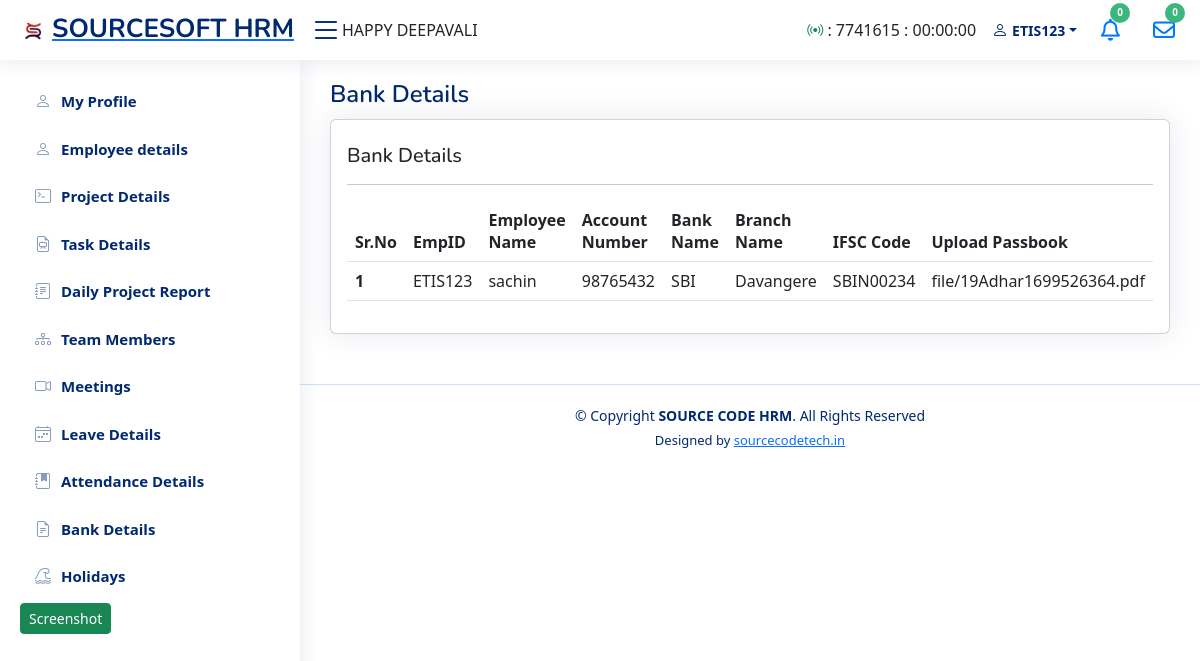
The app's page /sourcesoft/employee_dashboard/emp_bank.php (signed in) with its own data.
### tables this page shows
CREATE TABLE `notice` (
  `id` int(11) NOT NULL,
  `notice` varchar(500) NOT NULL
);

CREATE TABLE `emp_details` (
  `id` int(90) NOT NULL,
  `fname` varchar(100) NOT NULL,
  `empid` varchar(50) NOT NULL,
  `email` varchar(50) NOT NULL,
  `phno` varchar(12) NOT NULL,
  `username` varchar(50) NOT NULL,
  `pass` varchar(50) NOT NULL,
  `department` varchar(50) NOT NULL,
  `position` varchar(50) NOT NULL,
  `proname` varchar(200) NOT NULL,
  `sdate` varchar(40) NOT NULL,
  `edate` varchar(40) NOT NULL,
  `man` varchar(50) NOT NULL,
  `jdate` varchar(10) NOT NULL,
  `bdate` varchar(10) NOT NULL,
  `add` varchar(200) NOT NULL,
  `edu` varchar(40) NOT NULL,
  `about` text NOT NULL,
  `skills` varchar(50) NOT NULL,
  `status` varchar(255) NOT NULL,
  `last_act` datetime NOT NULL,
  `twitter` varchar(100) NOT NULL,
  `facebook` varchar(100) NOT NULL,
  `instagram` varchar(100) NOT NULL,
  `linkedin` varchar(100) NOT NULL,
  `profile_pic` varchar(300) NOT NULL,
  `adhar_card` varchar(300) NOT NULL,
  `pan_card` varchar(300) NOT NULL
);

CREATE TABLE `bank_details` (
  `id` int(20) NOT NULL,
  `empid` varchar(50) NOT NULL,
  `employeeName` varchar(30) NOT NULL,
  `accountNumber` varchar(40) NOT NULL,
  `bankName` varchar(50) NOT NULL,
  `branchName` varchar(100) NOT NULL,
  `ifscCode` varchar(50) NOT NULL,
  `bankpass` varchar(255) NOT NULL
);

### sourcesoft/employee_dashboard/emp_bank.php (the view, shortened to what this page needs)
<?php
include 'connection.php';
?>
<!DOCTYPE html>
<html lang="en">
<head>
    <link href="assets/vendor/bootstrap/css/bootstrap.min.css" rel="stylesheet">
    <link href="assets/vendor/bootstrap-icons/bootstrap-icons.css" rel="stylesheet">
    <link href="assets/vendor/boxicons/css/boxicons.min.css" rel="stylesheet">
    <link href="assets/vendor/quill/quill.snow.css" rel="stylesheet">
    <link href="assets/vendor/quill/quill.bubble.css" rel="stylesheet">
    <link href="assets/vendor/remixicon/remixicon.css" rel="stylesheet">
    <link href="assets/vendor/simple-datatables/style.css" rel="stylesheet">
    <link href="assets/css/style.css" rel="stylesheet">
    <link rel="stylesheet" href="https://cdn.jsdelivr.net/npm/sweetalert2@11.0.18/dist/sweetalert2.min.css">
    <link rel="stylesheet" href="https://cdnjs.cloudflare.com/ajax/libs/font-awesome/4.7.0/css/font-awesome.min.css">
</head>
<body>
    <?php include "include/header.php"; ?>
    <?php include "include/sidebar.php"; ?>
    <main id="main" class="main">
        <div class="pagetitle">
            <h1>Bank Details</h1>
        </div>
        <section class="section dashboard">
                <!DOCTYPE html>
                <html lang="en">
                <head>
                    <link href="https://cdn.jsdelivr.net/npm/bootstrap@5.3.0/dist/css/bootstrap.min.css"
                        rel="stylesheet">
                </head>
                <body>
</body>
</html>
<section class="section">
    <div class="row">
        <div class="col-lg-12 col-md-12">
            <div class="card">
                <div class="card-body">
                    <h5 class="mt-2">Bank Details</h5>
                    <hr>
                    <div class="table-responsive">
                        <table class="table datatable">
                            <thead>
                                <tr>
                                    <th scope="col">Sr.No</th>
                                    <th scope="col">EmpID</th>
                                    <th scope="col">Employee Name</th>
                                    <th scope="col">Account Number</th>
                                    <th scope="col">Bank Name</th>
                                    <th scope="col">Branch Name</th>
                                    <th scope="col">IFSC Code</th>
                                    <th scope="col">Upload Passbook</th>
                                </tr>
                            </thead>
                            <?php
                                        $id = $show_data['empid'];
                                        $query_data = mysqli_query($conn, "SELECT *, ROW_NUMBER() OVER (ORDER BY id DESC) as row_num FROM `bank_details` WHERE empid = '$id'");
                                        while ($result = mysqli_fetch_array($query_data)) {
                                        ?>
                            <tr>
                                <th scope="row"><?php echo $result['row_num']; ?></th>
                                <td><?php echo $result['empid']; ?></td>
                                <td><?php echo $result['employeeName']; ?></td>
                                <td><?php echo $result['accountNumber']; ?></td>
                                <td><?php echo $result['bankName']; ?></td>
                                <td><?php echo $result['branchName']; ?></td>
                                <td><?php echo $result['ifscCode']; ?></td>
                                <td><?php echo $result['bankpass']; ?></td>
                            </tr>
                            <?php
                                        }
                                        ?>
                        </table>
                    </div>
                </div>
            </div>
        </div>
    </div>
</section>
<?php include "include/footer.php"; ?>
</body>
</html>

### sourcesoft/employee_dashboard/include/header.php (shortened to what this page needs)
<!DOCTYPE html>
<html lang="en">
<head>
    <link rel="stylesheet" href="https://cdnjs.cloudflare.com/ajax/libs/font-awesome/6.4.2/css/all.min.css"
 />
</head>
<?php
include('connection.php');
if (isset($_SESSION['start_time'])) {
    $currentTime = time();
    $startTime = $_SESSION['start_time'];
}
?>
<header id="header" class="header fixed-top d-flex align-items-center">
    <div class="d-flex align-items-center justify-content-between">
        <a href="emp_profile" class="logo d-flex align-items-center">
            <span class="d-none d-lg-block"><img src="assets\img\sourcesoft_logo.png" alt="SOURCESOFT">SOURCESOFT
                HRM</span>
        </a>
        <i class="bi bi-list toggle-sidebar-btn"></i>
    </div>
    <div>
        <marquee direction="left" behavior="scroll">
            <?php
   $query_result = mysqli_query($conn, "SELECT * FROM `notice`");
     while ($result = mysqli_fetch_array($query_result)) {
    ?>
            <?php echo $result['notice']; ?>&nbsp;&nbsp;&nbsp;&nbsp;&nbsp;&nbsp;
            <?php
    }
    ?>
        </marquee>
    </div>
    <nav class="header-nav ms-auto">
        <ul class="d-flex align-items-center">
            <?php $sessionDuration = $currentTime - $startTime;
            $formattedDuration = gmdate("H:i:s", $sessionDuration);
            ?>
            <?php $id = $_SESSION['session_id']; ?>
            <li>
                <div class="pt-3 pe-3">
                    <p>
                        <i class="bi bi-broadcast text-success"></i> : <?php echo "$id" ?> :
                        <?php echo "$formattedDuration" ?>
                    </p>
                </div>
            </li>
            <?php $user =  $_SESSION['auth_user'];
            $user_data = "SELECT * FROM emp_details WHERE username = '$user'";
            $result = mysqli_query($conn, $user_data);
            $show_data = mysqli_fetch_assoc($result);
            $empid = $show_data['empid'];
            ?>
            <li class="nav-item dropdown pe-3">
                <a class="nav-link nav-profile d-flex align-items-center pe-0" href="#" data-bs-toggle="dropdown">
                    <i class="bi bi-person"></i>
                    <span class="d-none d-md-block dropdown-toggle ps-1"><?php echo "$empid"; ?></span>
                </a>
            </li>
            <li class="nav-item">
    <a class="nav-link nav-icon" href="#" data-bs-toggle="dropdown">
        <div class="nav-item dropdown ms-2">
            <?php
            $id = $_SESSION['auth_user'];
            $orderSql = "SELECT * FROM assign_task WHERE status = 'To-Do' && emp_id = '$id' ";
            $orderQuery = mysqli_query($conn, $orderSql);
            $countOrder = mysqli_num_rows($orderQuery);
            ?>
            <span class="badge rounded-pill" style="height: 20px; width: 20px; font-size: 10px;">
                <?php echo $countOrder; ?></span>
            <?php if ($countOrder > 0) { ?>
                <a href='emp_task'> <i class="fa-solid fa-bell fa-shake fa-lg" style="color:#007bff;"></i></a>
            <?php } else { ?>
                <i class="fa-regular fa-bell" style="color:#007bff;"></i>
            <?php } ?>
        </div>
    </a>
</li>
<li class="nav-item">
    <a class="nav-link nav-icon" href="#" data-bs-toggle="dropdown">
        <div class="nav-item dropdown ms-2">
            <?php
            $orderSql = "SELECT * FROM project WHERE status = 'Not Started'";
            $orderQuery = mysqli_query($conn, $orderSql);
            $countOrder = mysqli_num_rows($orderQuery);
            ?>
            <span class="badge rounded-pill" style="height: 20px; width: 20px; font-size: 10px;">
                <?php echo $countOrder; ?></span>
            <?php if ($countOrder > 0) { ?>
                <a href='emp_project'> <i class="fa-solid fa-envelope fa-shake fa-lg" style="color: #007bff;"></i></a>
            <?php } else { ?>
                <i class="fa-regular fa-envelope" style="color: #007bff;"></i>
            <?php } ?>
        </div>
    </a>
</li>
        </ul>
    </nav>
</header>
</html>

### sourcesoft/employee_dashboard/assets/css/style.css (style rules this page uses)
:root { scroll-behavior: smooth; }
body { font-family: "Open Sans", sans-serif; background: #f6f9ff; color: #444444; }
a { color: #4154f1; text-decoration: none; }
h1, h2, h3, h4, h5, h6 { font-family: "Nunito", sans-serif; }
#main { margin-top: 60px; padding: 20px 30px; transition: all 0.3s; }
.pagetitle { margin-bottom: 10px; }
.pagetitle h1 { font-size: 24px; margin-bottom: 0; font-weight: 600; color: #012970; }
.card { margin-bottom: 30px; border: none; border-radius: 5px; box-shadow: 0px 0 30px rgba(1, 41, 112, 0.1); }
.card-body { padding: 0 20px 20px 20px; }
.logo { line-height: 1; }
@media (min-width: 1200px) { .logo { width: 280px; } }
.logo img { max-height: 26px; margin-right: 6px; }
.logo span { font-size: 26px; font-weight: 700; color: #012970; font-family: "Nunito", sans-serif; }
.header { transition: all 0.5s; z-index: 997; height: 60px; box-shadow: 0px 2px 20px rgba(1, 41, 112, 0.1); background-color: #fff; padding-left: 20px; }
.header .toggle-sidebar-btn { font-size: 32px; padding-left: 10px; cursor: pointer; color: #012970; }
.header-nav ul { list-style: none; }
.header-nav>ul { margin: 0; padding: 0; }
.header-nav .nav-icon { font-size: 22px; color: #012970; margin-right: 25px; position: relative; }
.header-nav .nav-profile { color: #012970; }
.header-nav .nav-profile span { font-size: 14px; font-weight: 600; }
@media (min-width: 1200px) { #main, #footer { margin-left: 300px; } }

### sourcesoft/employee_dashboard/include/header.php (style rules this page uses)
.rounded-pill { padding-right: .6em; padding-left: .6em; }
.badge { position: absolute; right: -10px; top: -16px; color: #ffffff; height: 8px; width: 8px; font-weight: 600; font-size: 8px; text-align: center; line-height: 17px; display: block; padding: 0; background-color: #3BB77E; }

### records on screen
notice: notice "HAPPY DEEPAVALI"
emp_details: empid "ETIS123"
bank_details: row_num "1", empid "ETIS123", employeeName "sachin", accountNumber "98765432", bankName "SBI", branchName "Davangere", ifscCode "SBIN00234", bankpass "file/19Adhar1699526364.pdf"

### other values on screen
$id "7741615"
$formattedDuration "00:00:00"
$countOrder "0"
